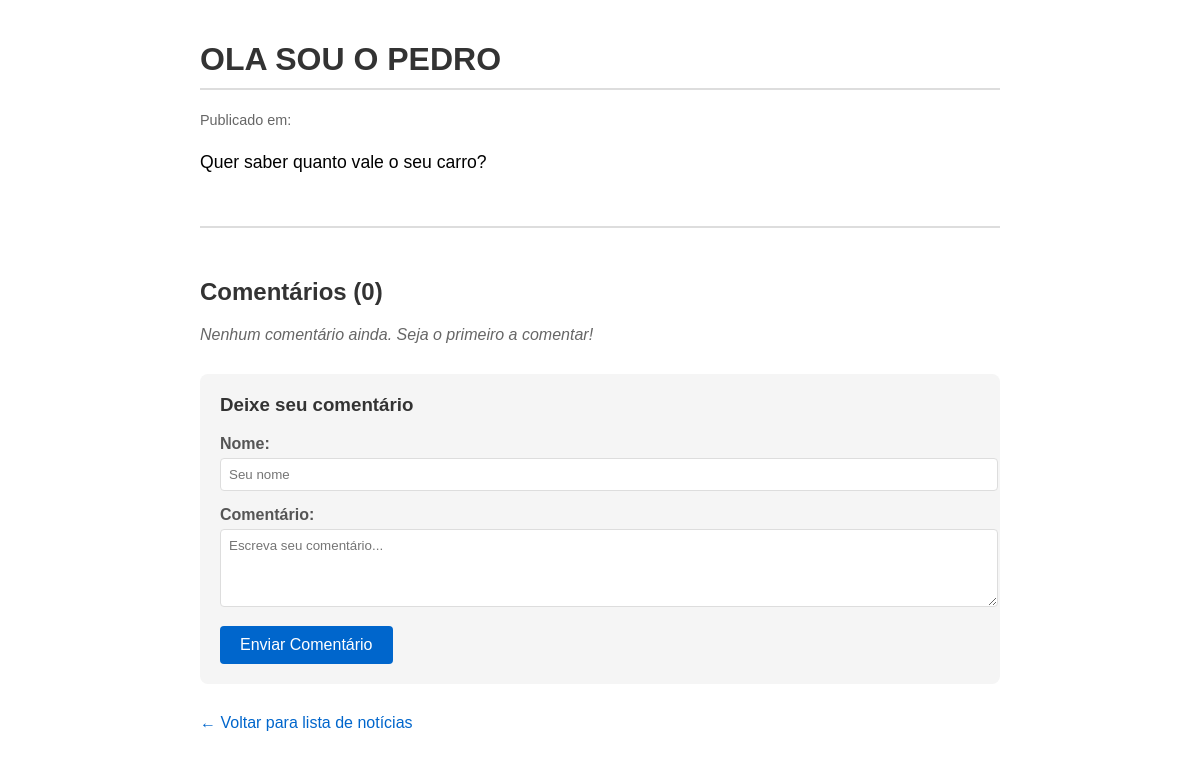
The page /noticia/2/ on the database its author committed.
### noticias/models.py (models this page shows, shortened)
class Noticia(models.Model):
    titulo = models.CharField(max_length=200)  # título -> titulo
    conteudo = models.TextField()  # conteúdo -> conteudo
    data = models.DateTimeField(auto_now_add=True)  # data_publicacao -> data

### noticias/views.py (the view)
# urls.py: path('noticia/<int:id>/', views.detalhe_noticia, name='detalhe_noticia'),
def detalhe_noticia(request, id):
    noticia = get_object_or_404(Noticia, id=id)
    comentarios = noticia.comentarios.all()
    if request.method == 'POST':
        form = ComentarioForm(request.POST)
        if form.is_valid():
            comentario = form.save(commit=False)
            comentario.noticia = noticia
            comentario.save()
            return redirect('detalhe_noticia', id=noticia.id)
    else:
        form = ComentarioForm()
    return render(request, 'noticias/noticia.html', {
        'noticia': noticia,
        'comentarios': comentarios,
        'form': form
    })

### noticias/forms.py
class ComentarioForm(forms.ModelForm):
    class Meta:
        model = Comentario
        fields = ['autor', 'texto']
        widgets = {
            'autor': forms.TextInput(attrs={
                'class': 'form-control',
                'placeholder': 'Seu nome'
            }),
            'texto': forms.Textarea(attrs={
                'class': 'form-control',
                'rows': 4,
                'placeholder': 'Escreva seu comentário...'
            })
        }
        labels = {
            'autor': 'Nome',
            'texto': 'Comentário'
        }

### noticias/templates/noticias/noticia.html (shortened to what this page needs)
<!DOCTYPE html>
<html>
<head>
</head>
<body>
    <div class="noticia">
        <h1 class="titulo">{{ noticia.titulo }}</h1>
        <div class="data">
            Publicado em: {{ noticia.data_publicacao|date:"d/m/Y H:i" }}
        </div>
        <div class="conteudo">
            {{ noticia.conteudo|linebreaks }}
        </div>
        <div class="comentarios">
            <h2>Comentários ({{ comentarios|length }})</h2>
            {% if comentarios %}
                {% for comentario in comentarios %}
                    <div class="comentario">
                        <div class="comentario-autor">{{ comentario.autor }}</div>
                        <div class="comentario-data">{{ comentario.data_criacao|date:"d/m/Y H:i" }}</div>
                        <div class="comentario-texto">{{ comentario.texto|linebreaks }}</div>
                    </div>
                {% endfor %}
            {% else %}
                <p class="sem-comentarios">Nenhum comentário ainda. Seja o primeiro a comentar!</p>
            {% endif %}
            <div class="form-comentario">
                <h3>Deixe seu comentário</h3>
                <form method="POST">
                    <div class="form-group">
                        <label for="{{ form.autor.id_for_label }}">Nome:</label>
                        {{ form.autor }}
                    </div>
                    <div class="form-group">
                        <label for="{{ form.texto.id_for_label }}">Comentário:</label>
                        {{ form.texto }}
                    </div>
                    <button type="submit" class="btn-submit">Enviar Comentário</button>
                </form>
            </div>
        </div>
        <a href="/" class="voltar">← Voltar para lista de notícias</a>
    </div>
</body>
</html>

### noticias/templates/noticias/noticia.html (style rules this page uses)
body { font-family: Arial, sans-serif; max-width: 800px; margin: 0 auto; padding: 20px; }
.noticia { margin-top: 20px; }
.titulo { color: #333; border-bottom: 2px solid #ddd; padding-bottom: 10px; }
.data { color: #666; font-size: 0.9em; margin-bottom: 20px; }
.conteudo { line-height: 1.6; font-size: 1.1em; }
.voltar { margin-top: 30px; display: inline-block; color: #0066cc; text-decoration: none; }
.comentarios { margin-top: 50px; border-top: 2px solid #ddd; padding-top: 30px; }
.comentarios h2 { color: #333; margin-bottom: 20px; }
.sem-comentarios { color: #666; font-style: italic; }
.form-comentario { margin-top: 30px; background: #f5f5f5; padding: 20px; border-radius: 8px; }
.form-comentario h3 { margin-top: 0; color: #333; }
.form-group { margin-bottom: 15px; }
.form-group label { display: block; margin-bottom: 5px; font-weight: bold; color: #555; }
.form-control { width: 100%; padding: 8px; border: 1px solid #ddd; border-radius: 4px; font-family: Arial, sans-serif; }
textarea.form-control { resize: vertical; }
.btn-submit { background: #0066cc; color: white; border: none; padding: 10px 20px; border-radius: 4px; cursor: pointer; font-size: 16px; }

### rows shown on the page
Noticia: titulo "OLA SOU O PEDRO", conteudo "Quer saber quanto vale o seu carro?"

### other values the page prints
{{ comentarios|length }} "0"
